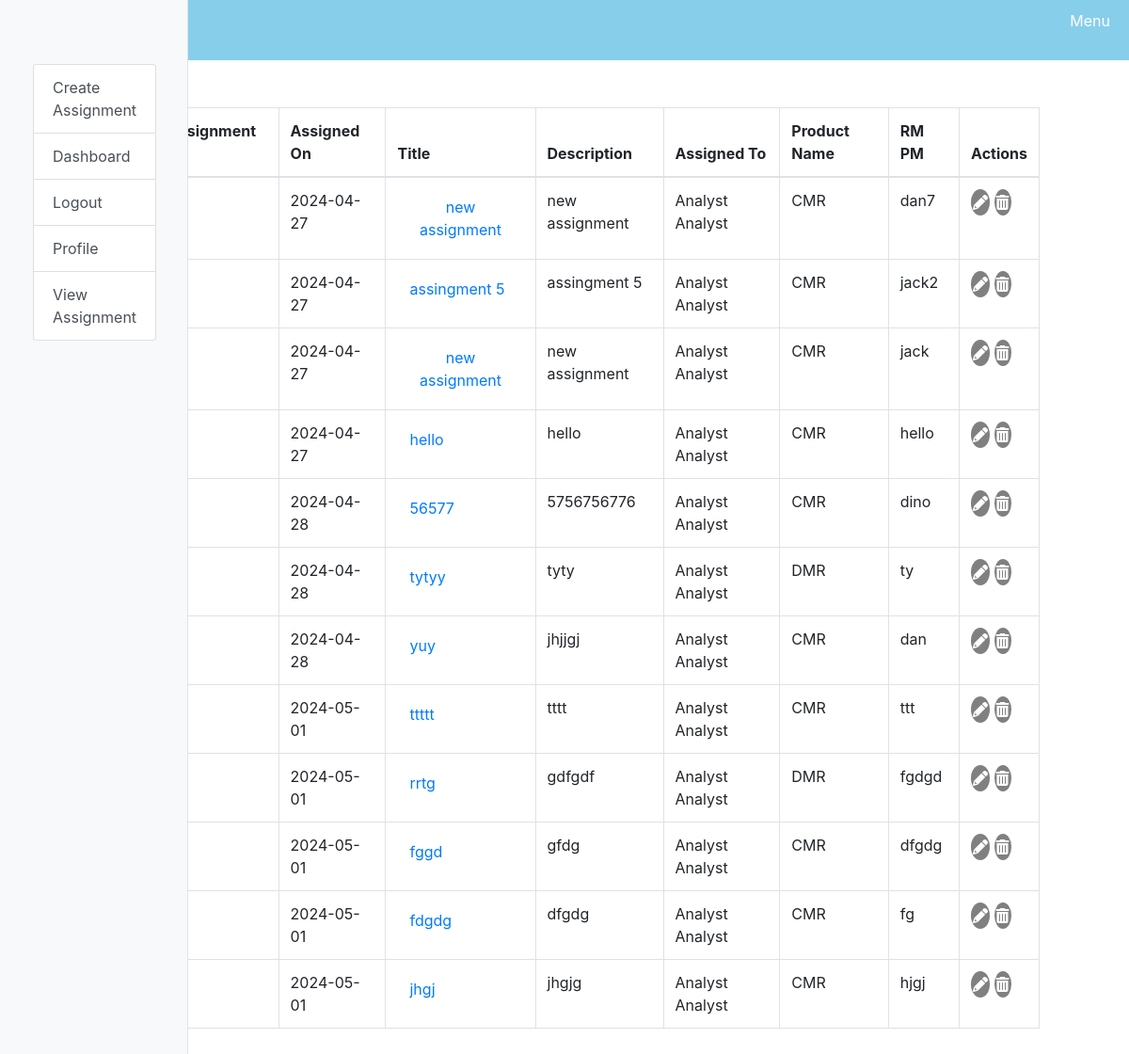
Screenshot of /view_assignments-bkp.php (signed in) with the database file from the repository.
### tables this page shows
CREATE TABLE `file_access` (
  `file_access_id` int(11) NOT NULL AUTO_INCREMENT,
  `file_name` varchar(255) DEFAULT NULL,
  `role_id` int(11) DEFAULT NULL,
  `display_name` varchar(255) DEFAULT NULL,
  `in_menu` tinyint(1) DEFAULT NULL,
  `delete_flag` tinyint(1) DEFAULT 0,
  `timestamp` timestamp NOT NULL DEFAULT current_timestamp(),
  `created_by` varchar(255) DEFAULT NULL,
  `order_by` int(11) DEFAULT NULL,
  PRIMARY KEY (`file_access_id`)
);

CREATE TABLE `assignments` (
  `assignment_id` int(11) NOT NULL AUTO_INCREMENT,
  `title` varchar(255) DEFAULT NULL,
  `description` varchar(500) DEFAULT NULL,
  `assigned_to` varchar(255) DEFAULT NULL,
  `product_name` varchar(255) DEFAULT NULL,
  `rm_pm` varchar(255) DEFAULT NULL,
  `assigned_date` date DEFAULT NULL,
  `delete_flag` tinyint(1) DEFAULT 0,
  `created_by` varchar(255) DEFAULT NULL,
  `timestamp` timestamp NOT NULL DEFAULT current_timestamp(),
  PRIMARY KEY (`assignment_id`)
);

### view_assignments-bkp.php (the view, shortened to what this page needs)
<!DOCTYPE html>
<html lang="en">
<head>
</head>
<body>
<div class="top-bar">
    <div class="dropdown"  align=="right">
        <span>Menu</span>
    </div>
</div>
<div class="top-bar">
</div>
<div class="container">
  <div id="left-menu">
    <?php include('leftmenu.php'); ?>
  </div>
  <div id="content">
<?php
require_once "db_connect.php";
    try {
    $query = "SELECT a.assignment_id, a.assigned_date, a.title, a.description, CONCAT(u.ufname, ' ', u.ulname) AS assigned_to, a.product_name, a.rm_pm
              FROM assignments a
              JOIN users u ON a.assigned_to = u.user_id
              WHERE a.delete_flag = 0";
    $stmt = $db->prepare($query);
    $stmt->execute();
    $assignments = $stmt->fetchAll(PDO::FETCH_ASSOC);
} catch (Exception $e) {
    $error_message = $e->getMessage();
}
?>
<!DOCTYPE html>
<html lang="en">
<head>
    <link rel="stylesheet" href="https://maxcdn.bootstrapcdn.com/bootstrap/4.5.2/css/bootstrap.min.css">
<link rel="stylesheet" href="https://cdnjs.cloudflare.com/ajax/libs/font-awesome/6.0.0-beta3/css/all.min.css">
</head>
<body>
<div class="form-group">
    <?php if (isset($error_message)) : ?>
        <div class="alert alert-danger" role="alert">
            <?php echo $error_message; ?>
        </div>
        </div>
    <?php else : ?>
                <div class="table-responsive">
            <table class="table table-bordered">
                <thead>
                <tr>
                    <th>Assignment ID</th>
                    <th>Assigned On</th>
                    <th>Title</th>
                    <th>Description</th>
                    <th>Assigned To</th>
                    <th>Product Name</th>
                    <th>RM PM</th>
                    <th>Actions</th>
                </tr>
                </thead>
                <tbody>
                <?php foreach ($assignments as $assignment) : ?>
                    <tr>
                        <td><?php echo $assignment['assignment_id']; ?></td>
                        <td><?php echo $assignment['assigned_date']; ?></td>
                        <td>
                            <form method="post" action="addpatchdetails.php">
                                <button type="submit" class="btn btn-link"><?php echo $assignment['title']; ?></button>
                            </form>
                        </td>
                        <td><?php echo $assignment['description']; ?></td>
                        <td><?php echo $assignment['assigned_to']; ?></td>
                        <td><?php echo $assignment['product_name']; ?></td>
                        <td><?php echo $assignment['rm_pm']; ?></td>
                        <td>
                            <button type="button" class="edit-button" data-toggle="modal" data-target="#editModal<?php echo $assignment['assignment_id']; ?>">
                                <i class="fas fa-pencil-alt"></i></button>
                            <button type="button" class="delete-button" data-toggle="modal" data-target="#deleteModal<?php echo $assignment['assignment_id']; ?>">
                                <i class="fas fa-trash-alt"></i></button>
                        </td>
                    </tr>
                <?php endforeach; ?>
                </tbody>
            </table>
        </div>
    <?php endif; ?>
</div>
</body>
</html>

### leftmenu.php (shortened to what this page needs)
<?php
require_once "db_connect.php";
try {
    $user_id = $_SESSION['user_id'];
    $query = "SELECT * FROM file_access WHERE role_id IN (SELECT role_id FROM users WHERE user_id = :user_id) AND in_menu = 'yes' AND delete_flag = 0";
    $stmt = $db->prepare($query);
    $stmt->bindParam(':user_id', $user_id);
    $stmt->execute();
    $file_access = $stmt->fetchAll(PDO::FETCH_ASSOC);
} catch (Exception $e) {
    $error_message = $e->getMessage();
}
?>
<!DOCTYPE html>
<html lang="en">
<head>
    <link rel="stylesheet" href="https://maxcdn.bootstrapcdn.com/bootstrap/4.5.2/css/bootstrap.min.css">
</head>
<body>
<div class="container mt-5">
    <?php if (isset($error_message)) : ?>
        <div class="alert alert-danger" role="alert">
            <?php echo $error_message; ?>
        </div>
    <?php else : ?>
                <div class="list-group">
            <?php foreach ($file_access as $access) : ?>
                <a href="<?php echo $access['file_name']; ?>" class="list-group-item list-group-item-action"><?php echo $access['display_name']; ?></a>
            <?php endforeach; ?>
        </div>
    <?php endif; ?>
</div>
</body>
</html>

### view_assignments-bkp.php (style rules this page uses)
.top-bar { background-color: skyblue; padding: 10px 20px; color: white; text-align: center; }
body { margin: 0; font-family: Arial, sans-serif; }
.container { display: flex; }
#left-menu { width: 200px; background-color: #f2f2f2; padding: 5px; }
#content { flex-grow: 1; padding: 50px; margin-left: 70px; }
.top-bar { background-color: skyblue; padding: 10px 20px; color: white; text-align: right; }
.dropdown { position: relative; display: inline-block; }
#left-menu { position: fixed; top: 0; left: 0; width: 200px; height: 100%; background-color: #f8f9fa; padding: 20px; border-right: 1px solid #dee2e6; }
.delete-button { background-color: gray; color: white; border: none; border-radius: 50%; padding: 2px; cursor: pointer; }
.edit-button { background-color: gray; color: white; border: none; border-radius: 50%; padding: 2px; cursor: pointer; }

### rows the page displays
file_access: display_name "Create Assignment"
file_access: display_name "Dashboard"
file_access: display_name "Logout"
file_access: display_name "Profile"
file_access: display_name "View Assignment"
assignments: assigned_date "2024-04-27", title "new assignment", description "new assignment", assigned_to "Analyst Analyst", product_name "CMR", rm_pm "dan7"
assignments: assigned_date "2024-04-27", title "assingment 5", description "assingment 5", assigned_to "Analyst Analyst", product_name "CMR", rm_pm "jack2"
assignments: assigned_date "2024-04-27", title "new assignment", description "new assignment", assigned_to "Analyst Analyst", product_name "CMR", rm_pm "jack"
assignments: assigned_date "2024-04-27", title "hello", description "hello", assigned_to "Analyst Analyst", product_name "CMR", rm_pm "hello"
assignments: assigned_date "2024-04-28", title "56577", description "5756756776", assigned_to "Analyst Analyst", product_name "CMR", rm_pm "dino"
assignments: assigned_date "2024-04-28", title "tytyy", description "tyty", assigned_to "Analyst Analyst", product_name "DMR", rm_pm "ty"
assignments: assigned_date "2024-04-28", title "yuy", description "jhjjgj", assigned_to "Analyst Analyst", product_name "CMR", rm_pm "dan"
assignments: assigned_date "2024-05-01", title "ttttt", description "tttt", assigned_to "Analyst Analyst", product_name "CMR", rm_pm "ttt"
assignments: assigned_date "2024-05-01", title "rrtg", description "gdfgdf", assigned_to "Analyst Analyst", product_name "DMR", rm_pm "fgdgd"
assignments: assigned_date "2024-05-01", title "fggd", description "gfdg", assigned_to "Analyst Analyst", product_name "CMR", rm_pm "dfgdg"
assignments: assigned_date "2024-05-01", title "fdgdg", description "dfgdg", assigned_to "Analyst Analyst", product_name "CMR", rm_pm "fg"
assignments: assigned_date "2024-05-01", title "jhgj", description "jhgjg", assigned_to "Analyst Analyst", product_name "CMR", rm_pm "hjgj"
